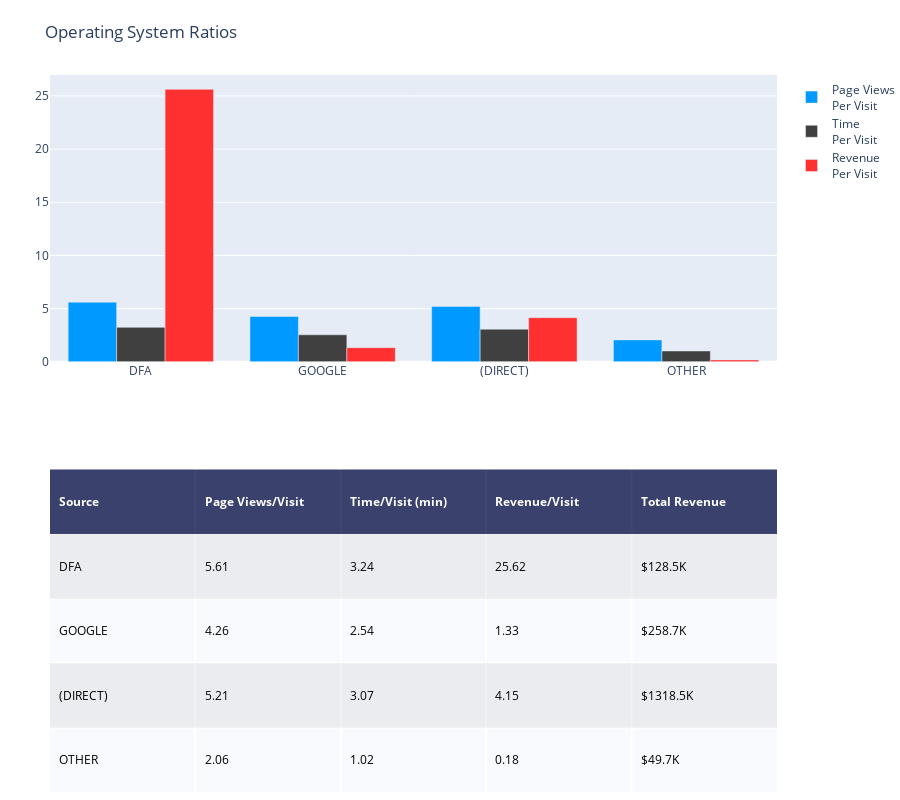

Source (notebook cell):
### Code cell
ratios_barchart(df, 'source', .015, 'Operating System Ratios')

### Figure 1 — Plotly figure (JSON) as saved in the notebook; plotly's stock layout.template omitted (floating-point values rounded to 4 significant figures)
{"data": [{"colorscale": [[0, "#00083e"], [0.5, "#ededee"], [1, "#ffffff"]], "hoverinfo": "none", "opacity": 0.75, "showscale": false, "type": "heatmap", "z": [[0, 0, 0, 0, 0], [0.5, 0.5, 0.5, 0.5, 0.5], [1, 1, 1, 1, 1], [0.5, 0.5, 0.5, 0.5, 0.5], [1, 1, 1, 1, 1]]}, {"marker": {"color": "#0099ff"}, "name": "Page Views<br>Per Visit", "type": "bar", "x": ["DFA", "GOOGLE", "(DIRECT)", "OTHER"], "xaxis": "x2", "y": [5.61, 4.26, 5.21, 2.06], "yaxis": "y2"}, {"marker": {"color": "#404040"}, "name": "Time<br>Per Visit", "type": "bar", "x": ["DFA", "GOOGLE", "(DIRECT)", "OTHER"], "xaxis": "x2", "y": [3.24, 2.54, 3.07, 1.02], "yaxis": "y2"}, {"marker": {"color": "#FF3030"}, "name": "Revenue<br>Per Visit", "type": "bar", "x": ["DFA", "GOOGLE", "(DIRECT)", "OTHER"], "xaxis": "x2", "y": [25.62, 1.33, 4.15, 0.18], "yaxis": "y2"}], "layout": {"annotations": [{"align": "left", "font": {"color": "#ffffff"}, "showarrow": false, "text": "<b>Source</b>", "x": -0.45, "xanchor": "left", "xref": "x", "y": 0, "yref": "y"}, {"align": "left", "font": {"color": "#ffffff"}, "showarrow": false, "text": "<b>Page Views/Visit</b>", "x": 0.55, "xanchor": "left", "xref": "x", "y": 0, "yref": "y"}, {"align": "left", "font": {"color": "#ffffff"}, "showarrow": false, "text": "<b>Time/Visit (min)</b>", "x": 1.55, "xanchor": "left", "xref": "x", "y": 0, "yref": "y"}, {"align": "left", "font": {"color": "#ffffff"}, "showarrow": false, "text": "<b>Revenue/Visit</b>", "x": 2.55, "xanchor": "left", "xref": "x", "y": 0, "yref": "y"}, {"align": "left", "font": {"color": "#ffffff"}, "showarrow": false, "text": "<b>Total Revenue</b>", "x": 3.55, "xanchor": "left", "xref": "x", "y": 0, "yref": "y"}, {"align": "left", "font": {"color": "#000000"}, "showarrow": false, "text": "DFA", "x": -0.45, "xanchor": "left", "xref": "x", "y": 1, "yref": "y"}, {"align": "left", "font": {"color": "#000000"}, "showarrow": false, "text": "5.61", "x": 0.55, "xanchor": "left", "xref": "x", "y": 1, "yref": "y"}, {"align": "left", "font": {"color": "#000000"}, "showarrow": false, "text": "3.24", "x": 1.55, "xanchor": "left", "xref": "x", "y": 1, "yref": "y"}, {"align": "left", "font": {"color": "#000000"}, "showarrow": false, "text": "25.62", "x": 2.55, "xanchor": "left", "xref": "x", "y": 1, "yref": "y"}, {"align": "left", "font": {"color": "#000000"}, "showarrow": false, "text": "$128.5K", "x": 3.55, "xanchor": "left", "xref": "x", "y": 1, "yref": "y"}, {"align": "left", "font": {"color": "#000000"}, "showarrow": false, "text": "GOOGLE", "x": -0.45, "xanchor": "left", "xref": "x", "y": 2, "yref": "y"}, {"align": "left", "font": {"color": "#000000"}, "showarrow": false, "text": "4.26", "x": 0.55, "xanchor": "left", "xref": "x", "y": 2, "yref": "y"}, {"align": "left", "font": {"color": "#000000"}, "showarrow": false, "text": "2.54", "x": 1.55, "xanchor": "left", "xref": "x", "y": 2, "yref": "y"}, {"align": "left", "font": {"color": "#000000"}, "showarrow": false, "text": "1.33", "x": 2.55, "xanchor": "left", "xref": "x", "y": 2, "yref": "y"}, {"align": "left", "font": {"color": "#000000"}, "showarrow": false, "text": "$258.7K", "x": 3.55, "xanchor": "left", "xref": "x", "y": 2, "yref": "y"}, {"align": "left", "font": {"color": "#000000"}, "showarrow": false, "text": "(DIRECT)", "x": -0.45, "xanchor": "left", "xref": "x", "y": 3, "yref": "y"}, {"align": "left", "font": {"color": "#000000"}, "showarrow": false, "text": "5.21", "x": 0.55, "xanchor": "left", "xref": "x", "y": 3, "yref": "y"}, {"align": "left", "font": {"color": "#000000"}, "showarrow": false, "text": "3.07", "x": 1.55, "xanchor": "left", "xref": "x", "y": 3, "yref": "y"}, {"align": "left", "font": {"color": "#000000"}, "showarrow": false, "text": "4.15", "x": 2.55, "xanchor": "left", "xref": "x", "y": 3, "yref": "y"}, {"align": "left", "font": {"color": "#000000"}, "showarrow": false, "text": "$1318.5K", "x": 3.55, "xanchor": "left", "xref": "x", "y": 3, "yref": "y"}, {"align": "left", "font": {"color": "#000000"}, "showarrow": false, "text": "OTHER", "x": -0.45, "xanchor": "left", "xref": "x", "y": 4, "yref": "y"}, {"align": "left", "font": {"color": "#000000"}, "showarrow": false, "text": "2.06", "x": 0.55, "xanchor": "left", "xref": "x", "y": 4, "yref": "y"}, {"align": "left", "font": {"color": "#000000"}, "showarrow": false, "text": "1.02", "x": 1.55, "xanchor": "left", "xref": "x", "y": 4, "yref": "y"}, {"align": "left", "font": {"color": "#000000"}, "showarrow": false, "text": "0.18", "x": 2.55, "xanchor": "left", "xref": "x", "y": 4, "yref": "y"}, {"align": "left", "font": {"color": "#000000"}, "showarrow": false, "text": "$49.7K", "x": 3.55, "xanchor": "left", "xref": "x", "y": 4, "yref": "y"}], "height": 800, "margin": {"b": 0, "l": 50, "r": 0, "t": 75}, "title": {"text": "Operating System Ratios"}, "width": 900, "xaxis": {"dtick": 1, "gridwidth": 2, "showticklabels": false, "tick0": -0.5, "ticks": "", "zeroline": false}, "xaxis2": {"anchor": "y2"}, "yaxis": {"autorange": "reversed", "domain": [0, 0.45], "dtick": 1, "gridwidth": 2, "showticklabels": false, "tick0": 0.5, "ticks": "", "zeroline": false}, "yaxis2": {"anchor": "x2", "domain": [0.6, 1]}}}
